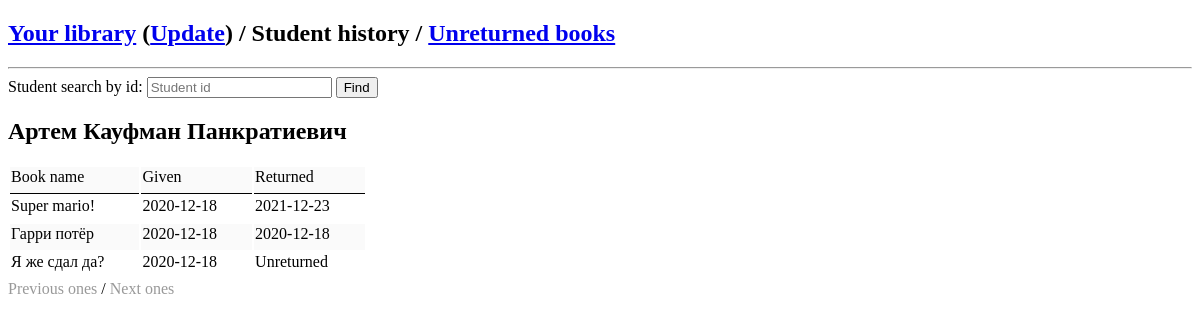
Screenshot of /student-history.php?id=6 with the database file from the repository.
### tables this page shows
CREATE TABLE `students` (
  `id` int NOT NULL,
  `name` varchar(30) NOT NULL,
  `surname` varchar(30) NOT NULL,
  `patronymic` varchar(30) DEFAULT NULL
);

CREATE TABLE `givenBooks` (
  `actionID` int NOT NULL,
  `bookID` int NOT NULL,
  `studentID` int NOT NULL,
  `date` date NOT NULL DEFAULT '2020-12-18'
);

CREATE TABLE `books` (
  `id` int NOT NULL,
  `name` varchar(40) DEFAULT NULL,
  `available` smallint UNSIGNED DEFAULT '0'
);

CREATE TABLE `returnedBooks` (
  `actionID` int NOT NULL,
  `date` date NOT NULL DEFAULT '2021-12-23'
);

### student-history.php (the view, shortened to what this page needs)
<!DOCTYPE html>
<html lang="en" dir="ltr">
  <head>
  </head>
  <body>
    <h2><a href="/">Your library</a> (<a href="/update.php">Update</a>) / Student history / <a href="/given-books.php">Unreturned books</a></h2>
    <hr>
    Student search by id:
    <input id="input-student-id" class="input" placeholder="Student id">
    <button id="find-student" class="submit" formmethod="post">Find</button>
    <h2><?php if ($_GET['id']):
    $db = 0;
    $user = "user";
    $password = "DiffPass!1";
    $database = "librarytestex";
    $max = 10;
    $from = is_numeric($_GET['from']) ? (int) $_GET['from'] : 1;
    try {
      $db = new PDO("mysql:host=localhost;dbname=$database", $user, $password);
      $r = $db->query("SELECT * FROM students WHERE id={$_GET['id']}");
      $student = $r->fetch();
      echo "{$student['name']} {$student['surname']} {$student['patronymic']}";
    } catch (PDOException $e) {
        print "Error!: " . $e->getMessage() . "<br/>";
        die();
    }
    endif;?></h2>
    <table class="books-list">
      <tr class="table-tr-title">
        <td>Book name</td>
        <td>Given</td>
        <td>Returned</td>
      </tr>
      <?php
      if ($_GET['id']) {
        $booksQuery = "SELECT * FROM books
          JOIN givenBooks ON books.id=givenBooks.bookID
          WHERE givenBooks.studentID={$_GET['id']}
          ORDER BY id
          LIMIT $max OFFSET " . ($from - 1);
        foreach ($db-> query($booksQuery) as $e) {
          echo "<tr>";
          echo "<td>{$e['name']}</td>";
          echo "<td>{$e['date']}</td>";
          $unreturnedQuery = "SELECT * FROM returnedBooks
            WHERE returnedBooks.actionID={$e['actionID']}";
          $uqResults = $db->query($unreturnedQuery);
          $uqCount = $uqResults->rowCount();
          $uqRow = $uqResults->fetch();
          if ($uqCount) echo "<td>{$uqRow['date']}</td>";
          else echo "<td>Unreturned</td>";
          echo "</tr>";
        }
      }
      ?>
    </table>
    <?php if (is_numeric($_GET['id'])):
    $nextFrom = $from + $max;
    $prevFromLink = "/student-history.php";
    if (is_numeric($_GET['id']))
      $prevFromLink = $prevFromLink . "?id=" . $_GET['id'];
    if (is_numeric($_GET['id']) && $_GET['from'] - $max > 1)
      $prevFromLink = $prevFromLink . "&from=" . ($_GET['from'] - $max);
    else $prevFromLink = $prevFromLink . "&from=1";
    if ($from > 1) echo "<a href='$prevFromLink'>Previous ones</a> / ";
    else echo "<a href='/?from=$prevFromLink' class='disabled'>Previous ones</a> / ";
    try {
        $nextBooksQuery = "SELECT COUNT(*) FROM
          (SELECT * FROM books
          JOIN givenBooks ON books.id=givenBooks.bookID
          WHERE givenBooks.studentID={$_GET['id']}
          ORDER BY id
          LIMIT $max OFFSET " . ($nextFrom - 1) . ") books";
        $result = $db-> query($nextBooksQuery)-> fetch();
        $nextFromLink = "/student-history.php?id={$_GET['id']}&from=" . ($from + $max);
        if ((int) $result['COUNT(*)'] != 0)
          echo "<a href='$nextFromLink'>Next ones</a>";
        else
          echo "<a href='$nextFromLink' class='disabled'>Next ones</a>";
    } catch (PDOException $e) {
        print "Error!: " . $e->getMessage() . "<br/>";
        die();
    }
    endif; ?>
  </body>
</html>

### student-history.php (style rules this page uses)
.books-list td { padding-right: 35px; padding-bottom: 7px; }
.table-tr-title > td { border-bottom: 1px solid #000; }
.books-list tr:nth-of-type(odd) { background-color: rgba(100, 100, 100, .03); }
a.disabled { pointer-events: none; cursor: default; color: #999; text-decoration: none; }

### rows the page displays
students: name "Артем", surname "Кауфман", patronymic "Панкратиевич"
givenbooks: bookID.name "Super mario!", date "2020-12-18", returnedbooks.date "2021-12-23"
givenbooks: bookID.name "Гарри потёр", date "2020-12-18", returnedbooks.date "2020-12-18"
givenbooks: bookID.name "Я же сдал да?", date "2020-12-18", shows "Unreturned"
